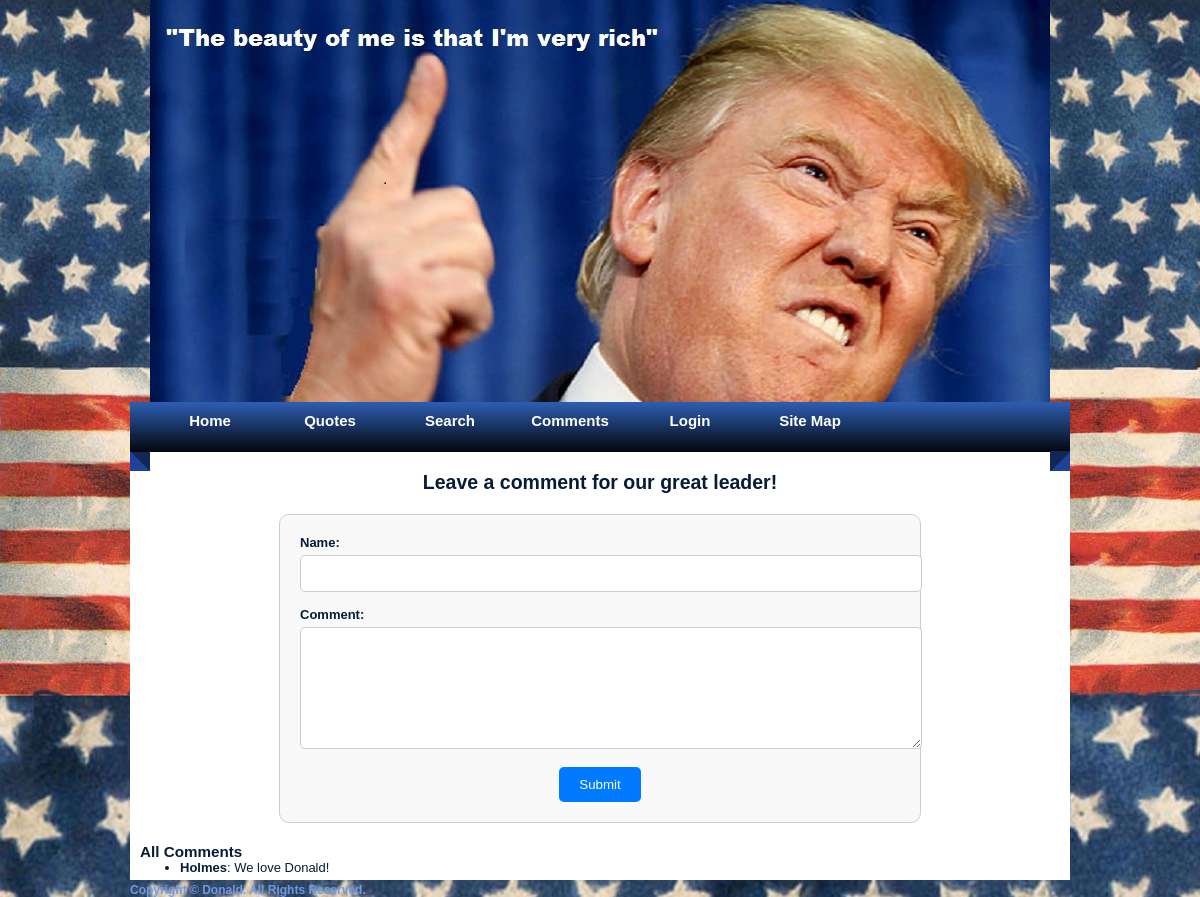
/comments, run on an earlier commit of the app's database.
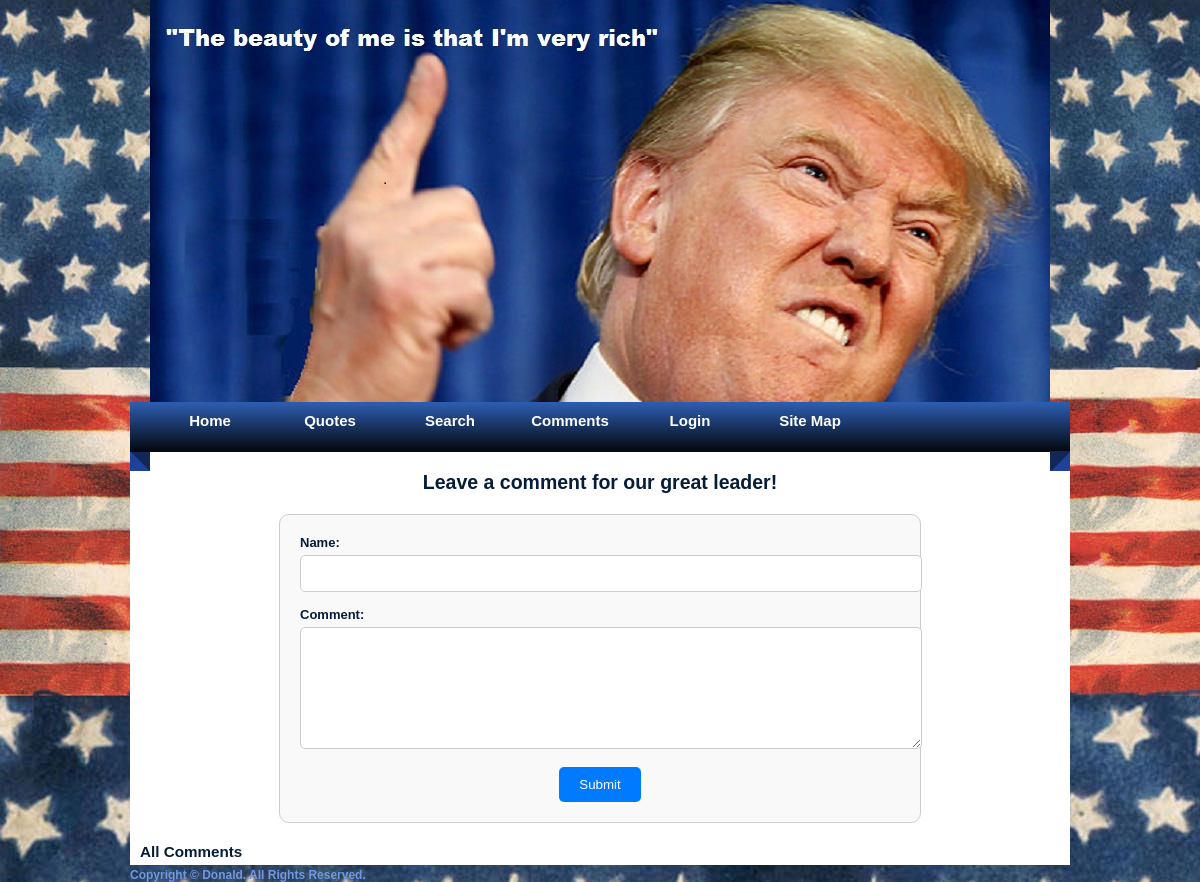
And on a later commit of the database.
### tables this page shows
CREATE TABLE comments (
    `id` INTEGER PRIMARY KEY AUTOINCREMENT,
    `username` TEXT NOT NULL,
	`text` TEXT NOT NULL
);

### app.py (the view, shortened to what this page needs)
@app.route('/comments', methods=['GET', 'POST'])
def comments():
    comments_query = text("SELECT username, text FROM comments")
    comments = db.session.execute(comments_query).fetchall()
    return render_template('comments.html', comments=comments)

### templates/comments.html (shortened to what this page needs)
{% extends "base.html" %}
{% block content %}
    <h2>Leave a comment for our great leader!</h2>
    <form method="POST" action="{{ url_for('comments') }}" style="max-width: 600px; margin: 20px auto; padding: 20px; border: 1px solid #ccc; border-radius: 10px; background-color: #f9f9f9;">
        <div style="margin-bottom: 15px;">
            <label for="username" style="display: block; font-weight: bold; margin-bottom: 5px;">Name:</label>
            <input type="text" id="username" name="username" required style="width: 100%; padding: 10px; border: 1px solid #ccc; border-radius: 5px;">
        </div>
        <div style="margin-bottom: 15px;">
            <label for="comment" style="display: block; font-weight: bold; margin-bottom: 5px;">Comment:</label>
            <textarea id="comment" name="comment" required style="width: 100%; padding: 10px; border: 1px solid #ccc; border-radius: 5px; height: 100px;"></textarea>
        </div>
        <div style="text-align: center;">
            <button type="submit" style="padding: 10px 20px; background-color: #007bff; color: white; border: none; border-radius: 5px; cursor: pointer;">Submit</button>
        </div>
    </form>
    <h3>All Comments</h3>
    <ul>
        {% for comment in comments %}
            <li><strong>{{ comment.username }}</strong>: {{ comment.text|safe }}</li>
        {% endfor %}
    </ul>
{% endblock %}

### templates/base.html (shortened to what this page needs)
<!DOCTYPE html>
<html lang="en">
<head>
    <link rel="stylesheet" href="{{ url_for('static', filename='style.css') }}">
</head>
<body>
    <div id="container">
        <header>
            <div id="mainpic">
            </div>
        </header>
        <nav id="menu">
            <ul>
                <li><a href="{{ url_for('index') }}">Home</a></li>
                <li><a href="{{ url_for('quotes') }}">Quotes</a></li>
				<li><a href="{{ url_for('search') }}">Search</a></li>
				<li><a href="{{ url_for('comments') }}">Comments</a></li>
				<li>
					{% if 'user_id' in session %}
						<a href="{{ url_for('logout') }}">Logout</a>
					{% else %}
						<a href="{{ url_for('login') }}">Login</a>
					{% endif %}
				</li>
				<li><a href="{{ url_for('sitemap') }}">Site Map</a></li>
            </ul>
        </nav>
        <main id="content">
            {% block content %}{% endblock %}
        </main>
        <footer id="footer">
            <h3><a href="#">Copyright &copy; Donald. All Rights Reserved.</a></h3>
        </footer>
    </div>
</body>
</html>

### static/style.css (style rules this page uses)
body { margin: 0; padding: 0; text-align: left; font: 12px Arial, Helvetica, sans-serif; font-size: 13px; color: #061C37; background-image:url(images/background.jpg); background-repeat:no-repeat; }
* { margin: 0 auto 0 auto; text-align:left; }
#container { display: block; height:auto; position: relative; width: 940px; }
#mainpic { background-image:url(images/trump_flicker_face_yess.jpg); background-repeat:no-repeat; width:900px; height:402px; }
#menu { background-image:url(images/menu.png); background-repeat:no-repeat; width:940px; height:69px; float:left; clear:both; }
#content { width:920px; height:auto; background-color:#FFF; padding-left:10px; padding-right:10px; padding-bottom:5px; }
#content h2 { text-align:center; }
#footer h3 a,#footer h3 a:visited { text-align:center; font-size:12px; text-decoration:none; color:#7198E1; }
#menu ul { list-style: none; padding: 0px; margin-left:auto; width:900px; }
#menu li { list-style: none; padding: 0px; display: inline; }
#menu a { float: left; width: 120px; height: 40px; display: block; text-align: center; text-decoration: none; color: #ffffff; font-weight: bold; padding-top: 10px; font-size: 15px; }
html, body { text-align: center; }

What changed in the data, as far as the page shows it:
removed comments: username "Holmes", text "We love Donald!"
